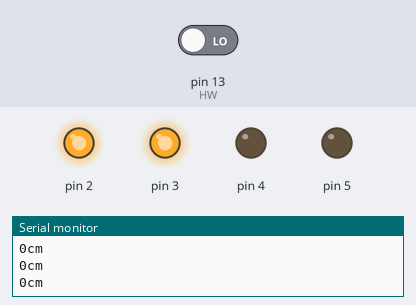
Recording of a sketch running on a simulated Arduino Uno, built with avr-gcc and run on an emulated ATmega328P. Shown: output pins drawn as LEDs (lit = HIGH), the last lines printed to the serial monitor. Dashed ring = blinking. Inputs (shaded band) come from the test bench; at power-on: pin 13 (HW) LOW.

Above: at 8.8 s.
8.9 s: pin 13 (HW) driven HIGH
At 10.8 s:
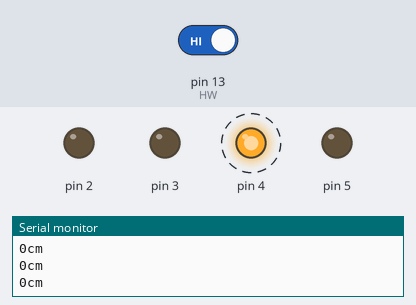
At 12.7 s:
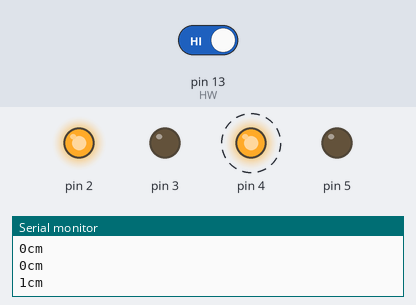
15.5 s: pin 13 (HW) driven LOW
At 23.5 s:
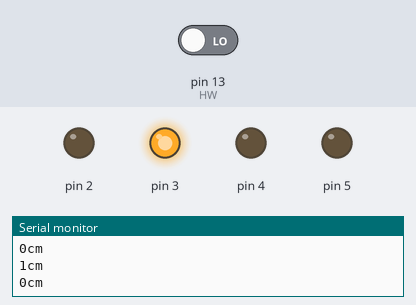
Timing chart, 0 to 26.5 s (numbered marks = the images above; inputs shaded):
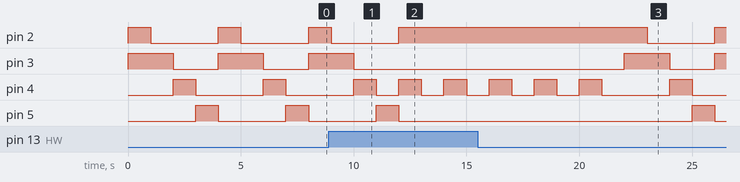

Measured:
- after the input at 8.9 s, pin 2: goes on until 12.0 s, then stays HIGH; pin 3: goes on until 10.0 s, then stays LOW; pin 4: alternates HIGH for 1.0 s and LOW for 1.0 s, starting after 3.1 s; pin 5: goes on until 12.0 s, then stays LOW
- after the input at 15.5 s, pin 2: HIGH → LOW after 7.5 s, → HIGH 3.0 s later; pin 3: LOW → HIGH after 6.5 s, → LOW 2.0 s later, → HIGH 2.0 s later; pin 5: LOW → HIGH after 9.5 s, → LOW 1.0 s later
- by itself, pin 2, pin 4, pin 5: alternates HIGH for 1.0 s and LOW for 3.0 s
- by itself, pin 3: alternates HIGH for 2.0 s and LOW for 2.0 s

The sketch:

HW.ino
```cpp
int HW = 13;
void setup() {
  Serial.begin(9600);
  pinMode(HW,INPUT);
  pinMode(2,OUTPUT);
  pinMode(3,OUTPUT);
  pinMode(4,OUTPUT);
  pinMode(5,OUTPUT);
}

void loop() {
  int cm = digitalRead(13);
  Serial.print(cm);
  Serial.println("cm");
  //未检测到为0，检测到为1
  if(cm == 1){
  digitalWrite(2,HIGH);
  digitalWrite(3,LOW);

  for(int i = 0;i < 5;i++){
    digitalWrite(4,HIGH);
    delay(1000);
    digitalWrite(4,LOW);
    delay(1000);
  }
  }
  else{
  digitalWrite(2,LOW);
  digitalWrite(3,HIGH);

    for(int j = 2;j < 6;j++){
    digitalWrite(j,HIGH);
    delay(1000);
    digitalWrite(j,LOW);
  }
}
}
```
